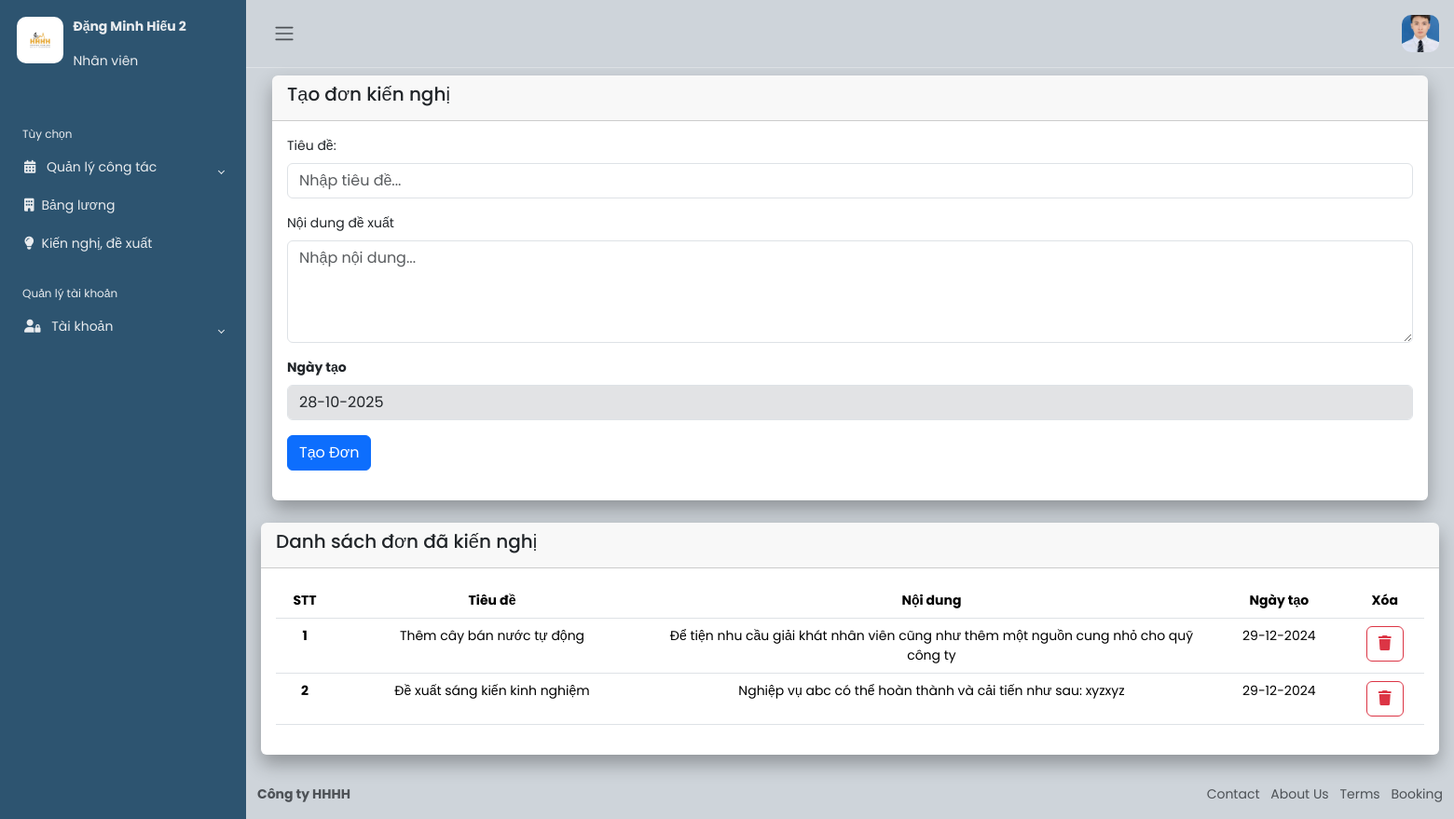
/NhanVien/gopy.php (signed in), run on the app's committed database.
### tables this page shows
CREATE TABLE `nhanvien` (
  `MANV` int(11) NOT NULL,
  `TENNV` varchar(50) NOT NULL,
  `GIOITINH` varchar(5) NOT NULL,
  `NGAYSINH` varchar(15) NOT NULL,
  `DIACHI` varchar(255) NOT NULL,
  `SDT` varchar(255) NOT NULL,
  `EMAIL` varchar(100) NOT NULL,
  `NGAYVAOLAM` varchar(15) NOT NULL,
  `MAPHONGBAN` int(11) DEFAULT NULL,
  `CMND` varchar(200) NOT NULL,
  `BANGCAP` varchar(45) NOT NULL,
  `QUYENHAN` varchar(45) DEFAULT NULL,
  `TENTAIKHOAN` varchar(45) DEFAULT NULL,
  `MATKHAU` longtext DEFAULT NULL,
  `BACLUONG` varchar(60) DEFAULT NULL,
  `MAHOPDONG` int(11) DEFAULT NULL,
  `CHUCVU` varchar(45) DEFAULT NULL,
  `ANHNV` varchar(255) NOT NULL DEFAULT 'profile.jpg'
);

CREATE TABLE `kiennghi` (
  `MAKIENNGHI` int(11) NOT NULL,
  `MANV` int(11) NOT NULL,
  `TENNV` varchar(255) NOT NULL,
  `NOIDUNG` longtext NOT NULL,
  `TIEUDE` varchar(200) NOT NULL,
  `NGAYTAO` varchar(45) DEFAULT NULL
);

### NhanVien/gopy.php (the view)
<?php include('menu.php'); ?>
<div class="container-fluid">
    <div class="row">
        <div class="col-12 d-flex">
            <div class="card border-0">
                <div class="card-header">
                    <h5 class="card-title">Tạo đơn kiến nghị</h5>
                </div>
                <div class="card-body">
                    <form action="taogopy.php" method="post" class="needs-validation" novalidate>
                        <div class="mb-3">
                            <label for="degreeName" class="form-label">Tiêu đề: </label>
                            <input name="tieude" type="text" class="form-control" id="tenbangcap"
                                placeholder="Nhập tiêu đề..." required>
                        </div>
                        <div class="mb-3">
                            <label for="reason" class="form-label">Nội dung đề xuất</label>
                            <textarea class="form-control" id="reason" rows="4" placeholder="Nhập nội dung..."
                                name="noidung" required></textarea>
                        </div>
                        <div class="mb-3">
                            <label for="dateCreat" class="form-label"><strong>Ngày tạo</strong></label>
                            <input name="ngaytao" id="ngaytao" class="form-control bg-secondary-subtle"
                                value="<?php echo date('d-m-Y'); ?>" readonly>
                        </div>
                        <div class="mb-3">
                            <button type="submit" class="btn btn-primary">Tạo Đơn</button>
                        </div>
                    </form>
                </div>
            </div>
        </div>
    </div>
</div>
<div class="row">
    <div class="col-12 d-flex">
        <div class="card border-0">
            <div class="card-header">
                <h5 class="card-title">Danh sách đơn đã kiến nghị</h5>
            </div>
            <div class="card-body">
                <table class="table text-center">
                    <thead>
                        <tr>
                            <th scope="col">STT</th>
                            <th scope="col">Tiêu đề</th>
                            <th scope="col">Nội dung</th>
                            <th scope="col">Ngày tạo</th>
                            <th scope="col">Xóa</th>
                        </tr>
                    </thead>
                    <tbody>
                        <?php
                        require_once '../connect.php';
                        $manv = $_SESSION['manv'];
                        $stmt = $conn->prepare("SELECT * FROM KIENNGHI WHERE MANV=$manv");
                        $stmt->execute();
                        $stt = 0;
                        foreach ($stmt->fetchAll() as $r) {
                            ?>
                            <tr>
                                <th><?php echo $stt += 1; ?></th>
                                <td><?php echo $r['TIEUDE']; ?></td>
                                <td class="limited-width"><?php echo $r['NOIDUNG']; ?></td>
                                <td><?php echo $r['NGAYTAO']; ?></td>
                                <td><a onclick="return confirm('Xác nhận xóa');"
                                        href="xoagopy.php?xid=<?php echo $r['MAKIENNGHI']; ?>"
                                        class="btn btn-outline-danger"><i class="fa-solid fa-trash" aria-hidden="true"></i>
                                    </a></td>
                            </tr>
                            <?php
                        }
                        ?>
                    </tbody>
                </table>
            </div>
        </div>
    </div>
</div>
<?php include('footer.php'); ?>

### NhanVien/menu.php (shortened to what this page needs)
<!DOCTYPE html>
<html lang="en" data-bs-theme="light">
<?php
$timestamp = time();
$id = $_SESSION['manv'];
?>
<head>
  <link rel="stylesheet" href="https://cdn.jsdelivr.net/npm/bootstrap@5.3.3/dist/css/bootstrap.min.css"
 />
  <link rel="stylesheet" href="https://cdnjs.cloudflare.com/ajax/libs/font-awesome/6.7.1/css/all.min.css"
 />
  <link rel="stylesheet" href="../table/action-table.css">
  <link rel="stylesheet" href="../css/style.css?<?php echo $timestamp?>" />
  <link rel="stylesheet" href="../css/index.css?<?php echo $timestamp?>" />
  <link rel="stylesheet" href="../css/toast.css?<?php echo $timestamp?>" />
</head>
<div class="wrapper">
  <aside id="sidebar" style="background: #2d5470;" class="js-sidebar">
    <div class="h-100">
      <div class="sidebar-logo">
        <a href="index.php"><img src="../image/logoHHH.jpg" alt="Lối"
            style="height: 50px; width: 50px; border-radius: 10px" /></a>
        <div>
          <p><b><?php echo $_SESSION['tennv'] ?></b></p>
          <p>Nhân viên</p>
        </div>
      </div>
      <ul class="sidebar-nav">
        <li class="sidebar-header">Tùy chọn</li>
        <li class="sidebar-item">
          <a href="#" class="sidebar-link collapsed" data-bs-target="#congtac" data-bs-toggle="collapse"
            aria-expanded="false"><i class="fa-solid fa-calendar-days pe-2"></i>
            Quản lý công tác
          </a>
        </li>
        <li class="sidebar-item">
          <a href="bangluong.php" class="sidebar-link collapsed">
            <i class="fa-solid fa-building pe-2"></i>Bảng lương</a>
        </li>
        <li class="sidebar-item">
          <a href="gopy.php" class="sidebar-link collapsed">
          <i class="fa-solid fa-lightbulb pe-2"></i>Kiến nghị, đề xuất</a>
        </li>
        <li class="sidebar-header">Quản lý tài khoản</li>
        <li class="sidebar-item">
          <a href="#" class="sidebar-link collapsed" data-bs-target="#auth" data-bs-toggle="collapse"
            aria-expanded="false"><i class="fa-solid fa-user-lock pe-2"></i>
            Tài khoản
          </a>
        </li>
      </ul>
    </div>
  </aside>
  <div class="main">
    <nav class="navbar navbar-expand px-3 border-bottom">
      <button class="btn" id="sidebar-toggle" type="button">
        <span class="navbar-toggler-icon"></span>
      </button>
      <div class="navbar-collapse navbar">
        <ul class="navbar-nav">
          <li class="nav-item dropdown">
            <a href="#" data-bs-toggle="dropdown" class="nav-icon pe-md-0">
              <?php
              require_once '../connect.php';
              $sql = "SELECT * FROM NHANVIEN WHERE MANV = $id";
              $stmt = $conn->prepare($sql);
              $stmt->execute();
              $r = $stmt->fetch(PDO::FETCH_ASSOC); ?>
              <img src="../image/<?php echo $r['ANHNV']; ?>" style="max-width: 45px; max-height: 40px; object-fit: cover; border-radius: 10px" class="avatar img-fluid" alt="" />
            </a>
          </li>
        </ul>
      </div>
    </nav>
    <main class="content px-3 py-2">

### css/style.css (style rules this page uses)
a { cursor: pointer; text-decoration: none; font-family: "Poppins", sans-serif; }
li { list-style: none; }
.wrapper { align-items: stretch; display: flex; width: 100%; }
#sidebar { max-width: 264px; min-width: 264px; background: var(--bs-dark); transition: all 0.35s ease-in-out; }
.main { display: flex; flex-direction: column; min-height: 100vh; min-width: 0; overflow: hidden; transition: all 0.35s ease-in-out; width: 100%; background: var(--bs-dark-bg-subtle); }
.sidebar-logo { margin-bottom: 0px; padding: 1.15rem; display: flex; }
.sidebar-logo p { padding-left: 10px; color: #e9ecef; }
.sidebar-nav { list-style: none; margin-bottom: 0; padding-left: 0; margin-left: 0; }
.sidebar-header { color: #e9ecef; font-size: 0.75rem; padding: 1.5rem 1.5rem 0.375rem; }
a.sidebar-link { padding: 0.625rem 1.625rem; color: #e9ecef; position: relative; display: block; font-size: 0.875rem; }
.sidebar-link[data-bs-toggle="collapse"]::after { border: solid; border-width: 0 0.075rem 0.075rem 0; content: ""; display: inline-block; padding: 2px; position: absolute; right: 1.5rem; top: 1.4rem; transform: rotate(-135deg); transition: all 0.2s ease-out; }
.sidebar-link[data-bs-toggle="collapse"].collapsed::after { transform: rotate(45deg); transition: all 0.2s ease-out; }
.avatar { height: 40px; width: 40px; }
.navbar-expand .navbar-nav { margin-left: auto; }
.content { flex: 1; max-width: 100vw; width: 100vw; }
@media (min-width: 768px) { .content { max-width: auto; width: auto; } }
.card { box-shadow: 0 0 0.875rem 0 rgba(34, 46, 60, 0.05); margin-bottom: 24px; width: 100vw; }
.limited-width { max-width: 400px; word-wrap: break-word; white-space: normal; }

### css/index.css (style rules this page uses)
* { padding: 0; margin: 0; }
a { text-decoration: none; color: #53585e; }
.card { box-shadow: 0px 10px 20px rgba(0, 0, 0, 0.3); }

### data on the page
nhanvien: ANHNV (picture)
kiennghi: stt "1", TIEUDE "Thêm cây bán nước tự động", NOIDUNG "Để tiện nhu cầu giải khát nhân viên cũng như thêm một nguồn cung nhỏ cho quỹ công ty", NGAYTAO "29-12-2024"
kiennghi: stt "2", TIEUDE "Đề xuất sáng kiến kinh nghiệm", NOIDUNG "Nghiệp vụ abc có thể hoàn thành và cải tiến như sau: xyzxyz", NGAYTAO "29-12-2024"

### other printed values
$_SESSION['tennv'] "Đặng Minh Hiếu 2"
